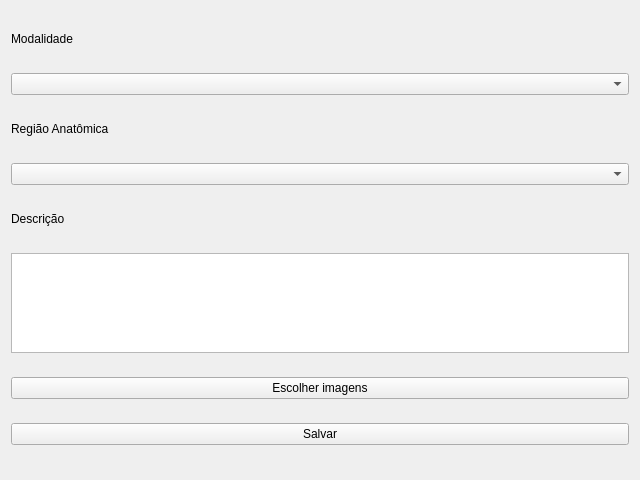
<?xml version="1.0" encoding="UTF-8"?>
<ui version="4.0">
 <class>NewAssignmentWindow</class>
 <widget class="QWidget" name="NewAssignmentWindow">
  <property name="geometry">
   <rect>
    <x>0</x>
    <y>0</y>
    <width>640</width>
    <height>480</height>
   </rect>
  </property>
  <property name="windowTitle">
   <string>Form</string>
  </property>
  <layout class="QHBoxLayout" name="horizontalLayout">
   <item>
    <layout class="QVBoxLayout" name="verticalLayout">
     <item>
      <widget class="QLabel" name="label">
       <property name="maximumSize">
        <size>
         <width>16777215</width>
         <height>20</height>
        </size>
       </property>
       <property name="text">
        <string>Modalidade</string>
       </property>
      </widget>
     </item>
     <item>
      <widget class="QComboBox" name="modalityComboBox"/>
     </item>
     <item>
      <widget class="QLabel" name="label_2">
       <property name="maximumSize">
        <size>
         <width>16777215</width>
         <height>20</height>
        </size>
       </property>
       <property name="text">
        <string>Região Anatômica</string>
       </property>
      </widget>
     </item>
     <item>
      <widget class="QComboBox" name="anatomicalRegionComboBox"/>
     </item>
     <item>
      <widget class="QLabel" name="label_3">
       <property name="maximumSize">
        <size>
         <width>16777215</width>
         <height>20</height>
        </size>
       </property>
       <property name="text">
        <string>Descrição</string>
       </property>
      </widget>
     </item>
     <item>
      <widget class="QTextEdit" name="descriptionText">
       <property name="maximumSize">
        <size>
         <width>16777215</width>
         <height>100</height>
        </size>
       </property>
      </widget>
     </item>
     <item>
      <widget class="QPushButton" name="findFileButton">
       <property name="text">
        <string>Escolher imagens</string>
       </property>
      </widget>
     </item>
     <item>
      <widget class="QPushButton" name="saveButton">
       <property name="text">
        <string>Salvar</string>
       </property>
      </widget>
     </item>
    </layout>
   </item>
  </layout>
 </widget>
 <resources/>
 <connections/>
</ui>
